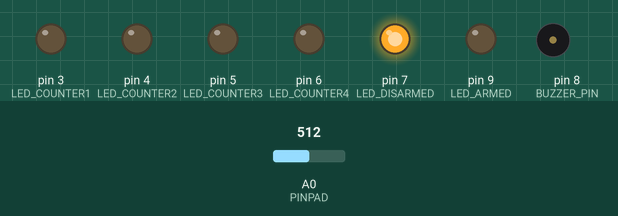
The sketch below on a simulated Arduino Uno, built with avr-gcc and run on an emulated ATmega328P. Shown: output pins drawn as LEDs (lit = HIGH), buzzer (waves = sounding, pin HIGH). The test bench sets the inputs (shaded band); at power-on: A0 (PINPAD) = 512.

Above: at 1.2 s.
1.3 s: A0 (PINPAD) set to 470
2.8 s: A0 (PINPAD) set to 435
At 4.8 s:
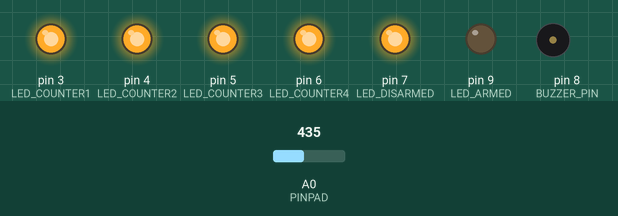
5.8 s: A0 (PINPAD) set to 463
At 7.3 s:
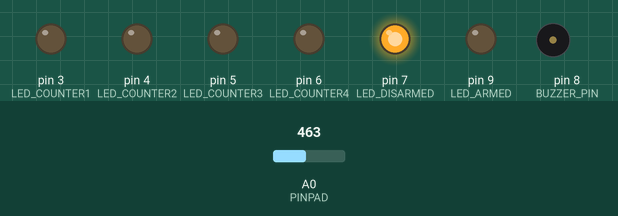
8.1 s: A0 (PINPAD) set to 443
At 8.62 s:
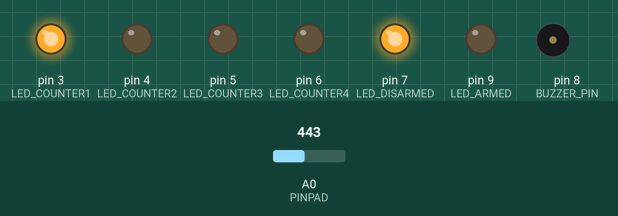
Timing chart, 0 to 12.1 s (numbered marks = the images above; inputs shaded):
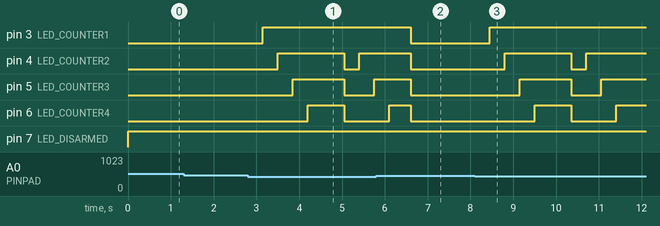

Measured:
- the behaviour switches between 454 and 453 on A0 (PINPAD) (found by bisection; images 0 and 1)
- after the input at 1.3 s, every drawn part: stays the same
- after the input at 2.8 s, pin 3 (LED_COUNTER1): LOW → HIGH after 0.35 s; pin 4 (LED_COUNTER2): LOW → HIGH after 0.70 s, → LOW 1.6 s later, → HIGH 0.35 s later; pin 5 (LED_COUNTER3): LOW → HIGH after 1.1 s, → LOW 1.2 s later, → HIGH 0.70 s later; pin 6 (LED_COUNTER4): LOW → HIGH after 1.4 s, → LOW 0.85 s later
- after the input at 5.8 s, pin 3 (LED_COUNTER1): HIGH → LOW after 0.80 s
- after the input at 8.1 s, pin 3 (LED_COUNTER1): LOW → HIGH after 0.35 s; pin 4 (LED_COUNTER2): LOW → HIGH after 0.70 s, → LOW 1.6 s later, → HIGH 0.35 s later; pin 5 (LED_COUNTER3): LOW → HIGH after 1.1 s, → LOW 1.2 s later, → HIGH 0.70 s later; pin 6 (LED_COUNTER4): LOW → HIGH after 1.4 s, → LOW 0.85 s later, → HIGH 1.1 s later

The sketch:

security-system.ino
```cpp
#include <SPI.h>
#include <Ethernet.h>

#define DOOR_PIN 2
#define BUZZER_PIN 8
#define CAMERA_PIN 10
#define LED_COUNTER1 3
#define LED_COUNTER2 4
#define LED_COUNTER3 5
#define LED_COUNTER4 6
#define LED_DISARMED 7
#define LED_ARMED 9
#define PINPAD A0

//mac adddress
byte mac[] = { 0xDE, 0xAD, 0xBE, 0xEF, 0xFE, 0xED };

EthernetClient client;

int    HTTP_PORT   = 80;
String HTTP_METHOD = "GET";
char   HOST_NAME[] = "maker.ifttt.com";
String PATH_NAME   = "/trigger/Door_opened/with/key/kumJif1RkSz9cRaL33g20lYpLocuDZOJdNyauL1BL_h";
bool armed = false;
volatile bool door_opened = false;
bool runOnce = true;
int button_signal;
int button_value;
int password_input[4];
int password[4] = {1, 2, 3, 4};
int count = 0;

void setup()
{
  Serial.begin(9600);
  pinMode(BUZZER_PIN, OUTPUT);
  pinMode(LED_COUNTER1, OUTPUT);
  pinMode(LED_COUNTER2, OUTPUT);
  pinMode(LED_COUNTER3, OUTPUT);
  pinMode(LED_COUNTER4, OUTPUT);
  pinMode(LED_DISARMED, OUTPUT);
  pinMode(LED_ARMED, OUTPUT);
  pinMode(PINPAD, INPUT_PULLUP);
}

void loop()
{
  if (armed) {
    door_opened = digitalRead(DOOR_PIN);
    if (door_opened) {
      if (runOnce) {
        Serial.println("Alarm set off");
        alarmBuzzer();
        initialiseEthernet();
        sendEmail();
        door_opened = false;
        runOnce = false;
      }
    }

  } else if (!armed) {
    door_opened = false;
    turnAlarmOff();
  }

  button_signal = analogRead(PINPAD);
  button_value = buttonValue(button_signal);
  if (button_value > 0) {
    passwordInput(button_value);
  }
  ledIndication();
  if (count == 4) {
    if (arrayCompare(password, password_input)) {
      armed = !armed;
      if (armed) {
        runOnce = true;
      }
    }
    count = 0;
  }
  armedLedIndication();
}


//Initialise Ethernet Shield, connects to web server
void initialiseEthernet(void)
{
  // initialize the Ethernet shield using DHCP:
  if (Ethernet.begin(mac) == 0) {
    Serial.println("Failed to obtaining an IP address using DHCP");
    while(true);
  }

  // connect to web server on port 80:
  if(client.connect(HOST_NAME, HTTP_PORT)) {
    // if connected:
    Serial.println("Connected to server");

  } else {// if not connected:
    Serial.println("connection failed");
  }
}


//Sends an email by triggering a webhook, also reads the incoming message from the server and prints to serial monitor
void sendEmail(void)
{
    // make a HTTP request:
    // send HTTP header
    client.println("GET " + PATH_NAME + " HTTP/1.1");
    client.println("Host: " + String(HOST_NAME));
    client.println("Connection: close");
    client.println(); // end HTTP header

    while(client.connected()) {
      if(client.available()){
        // read an incoming byte from the server and print it to serial monitor:
        char c = client.read();
        Serial.print(c);
      }
    }
}

//Disconnects client from internet
void disconnect(void)
{
    client.stop();
    Serial.println("Disconnected");
}


void alarmBuzzer(void)
{
  digitalWrite(BUZZER_PIN, HIGH);

}

int buttonValue(int analog)
{
  if (analog >= 768 && analog <= 848) {
    return 1;
  } else if (analog >= 573 && analog <= 653) {
    return 2;
  } else if (analog >= 373 && analog <= 453) {
    return 3;
  } else if (analog >= 177 && analog <= 257) {
    return 4;
  } else {
    return 0;
  }
}


void passwordInput(int button_value)
{
  password_input[count] = button_value;
  count++;
  delay(350);
}

bool arrayCompare(int p[], int p_in[])
{
  return (p[0] == p_in[0] && p[1] == p_in[1] && p[2] == p_in[2] && p[3] == p_in[3]);
}

void ledIndication(void)
{
  if (count == 0) {
    digitalWrite(LED_COUNTER1, LOW);
    digitalWrite(LED_COUNTER2, LOW);
    digitalWrite(LED_COUNTER3, LOW);
    digitalWrite(LED_COUNTER4, LOW);
  } else if (count == 1){
    digitalWrite(LED_COUNTER1, HIGH);
    digitalWrite(LED_COUNTER2, LOW);
    digitalWrite(LED_COUNTER3, LOW);
    digitalWrite(LED_COUNTER4, LOW);
  } else if (count == 2) {
    digitalWrite(LED_COUNTER1, HIGH);
    digitalWrite(LED_COUNTER2, HIGH);
    digitalWrite(LED_COUNTER3, LOW);
    digitalWrite(LED_COUNTER4, LOW);
  } else if (count == 3) {
    digitalWrite(LED_COUNTER1, HIGH);
    digitalWrite(LED_COUNTER2, HIGH);
    digitalWrite(LED_COUNTER3, HIGH);
    digitalWrite(LED_COUNTER4, LOW);
  } else if (count == 4) {
    digitalWrite(LED_COUNTER1, HIGH);
    digitalWrite(LED_COUNTER2, HIGH);
    digitalWrite(LED_COUNTER3, HIGH);
    digitalWrite(LED_COUNTER4, HIGH);
    delay(500);
  }
}

void turnAlarmOff(void)
{
  digitalWrite(BUZZER_PIN, LOW);
}

void armedLedIndication(void)
{
  if (armed) {
    digitalWrite(LED_ARMED, HIGH);
    digitalWrite(LED_DISARMED, LOW);
  } else {
    digitalWrite(LED_ARMED, LOW);
    digitalWrite(LED_DISARMED, HIGH);
  }
}
```
